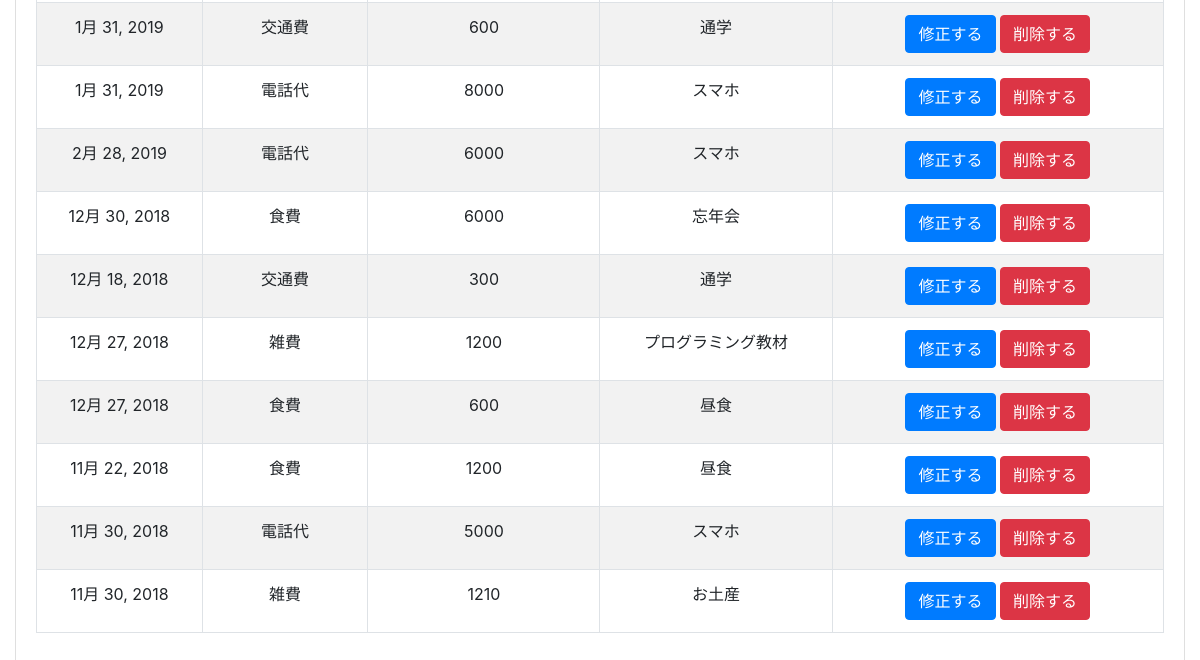
Page /kakeibo/kakeibo_list/ (lower part) on the earlier database version.
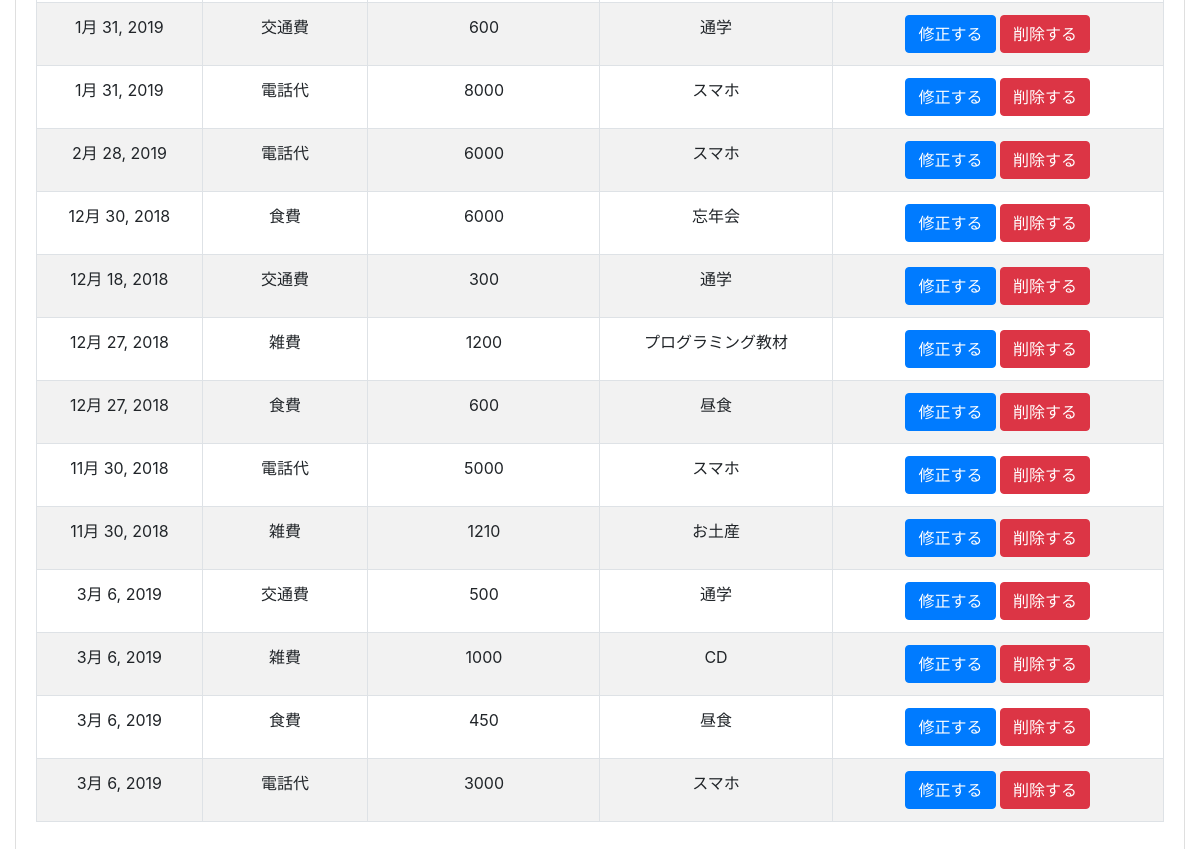
Same page on the later database version.
### kakeibo/models.py (models this page shows, shortened)
class Kakeibo(models.Model):
  class Meta:
    db_table = "kakeibo"
    verbose_name = "家計簿"
    verbose_name_plural = "家計簿"
  date = models.DateField(verbose_name="日付",default=datetime.now)
  category = models.ForeignKey(Category, on_delete = models.PROTECT, verbose_name="カテゴリ")
  money = models.IntegerField(verbose_name="金額", help_text="単位は日本円")
  memo = models.CharField(verbose_name="メモ", max_length=500)

class Category(models.Model):
  class Meta:
    db_table = "category"
    verbose_name = "カテゴリ"
    verbose_name_plural = "カテゴリ"
  category_name = models.CharField(max_length=255, unique=True)
  def __str__(self):
    return self.category_name

### kakeibo/views.py (the view)
# urls.py: path('kakeibo_list/', views.KakeiboListView.as_view(), name='kakeibo_list'),
class KakeiboListView(ListView):
  model = Kakeibo
  template_name = 'kakeibo/kakeibo_list.html'
  def queryset(self):
    return Kakeibo.objects.all()

### kakeibo/templates/kakeibo/kakeibo_list.html (shortened to what this page needs)
{% extends 'kakeibo/base.html' %}
{% block content %}
<div class="content-wrapper">
  <div class="container-fluid">
    <div class="card mb-3">
      <div class="card-body">
        <div class="table-responsive">
        <table width="100%" class="table table-striped table-bordered table-hover">
            <tbody>
              {% for item in object_list %}
                <tr class="odd gradeX text-center">
                  <td class="text-center" width="100">{{ item.date}}</td>
                  <td class="text-center" width="100">{{ item.category }}</td>
                  <td class="text-center" width="140">{{ item.money }}</td>
                  <td class="text-center" width="140">{{ item.memo }}</td>
                  <td class="text-center" width="200">
                    <a class="btn btn-primary" href="{% url 'kakeibo:kakeibo_update' item.pk %}">修正する</a>
                    <a class="btn btn-danger" href="{% url 'kakeibo:kakeibo_delete' item.pk %}">削除する</a>
                  </td>
                </tr>
            {% endfor %}
            </tbody>
          </table>
      </div>
    </div>
    </div>
  </div>
</div>
{% endblock content %}

### kakeibo/templates/kakeibo/base.html (shortened to what this page needs)
<!doctype html>
<html>
  <head>
    <link rel="stylesheet" href="https://maxcdn.bootstrapcdn.com/bootstrap/4.0.0-beta.2/css/bootstrap.min.css">
    <link rel="stylesheet" href="https://cdn.datatables.net/t/bs-3.3.6/jqc-1.12.0,dt-1.10.11/datatables.min.css"/>
  </head>
  <body>
    {% block content %}{% endblock %}
  </body>
</html>

Differences in the rows shown:
removed Kakeibo: date "11月 22, 2018", category "食費", money "1200", memo "昼食"
added Kakeibo: date "3月 6, 2019", category "交通費", money "500", memo "通学"
added Kakeibo: date "3月 6, 2019", category "雑費", money "1000", memo "CD"
added Kakeibo: date "3月 6, 2019", category "食費", money "450", memo "昼食"
added Kakeibo: date "3月 6, 2019", category "電話代", money "3000", memo "スマホ"
